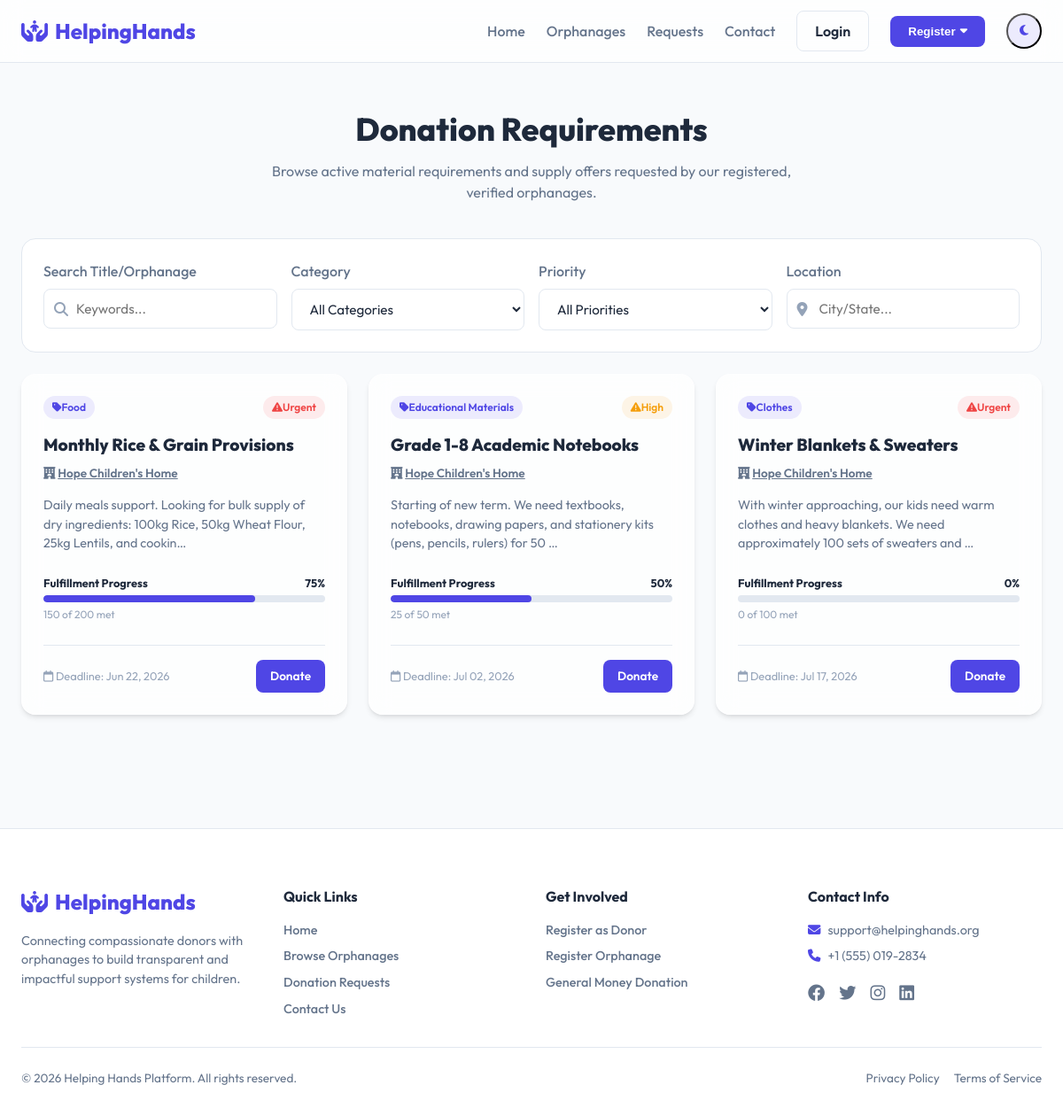
/donations/requests/, run on the app's committed database.
### donations/models.py (models this page shows, shortened)
class DonationRequest(models.Model):
    PRIORITY_CHOICES = [
        ('Low', 'Low'),
        ('Medium', 'Medium'),
        ('High', 'High'),
        ('Urgent', 'Urgent'),
    ]
    STATUS_CHOICES = [
        ('Open', 'Open'),
        ('In Progress', 'In Progress'),
        ('Completed', 'Completed'),
    ]
    orphanage = models.ForeignKey(OrphanageProfile, on_delete=models.CASCADE, related_name='requests')
    title = models.CharField(max_length=200)
    category = models.ForeignKey(Category, on_delete=models.SET_NULL, null=True, related_name='requests')
    description = models.TextField()
    quantity_needed = models.IntegerField()
    quantity_fulfilled = models.IntegerField(default=0)
    priority = models.CharField(max_length=15, choices=PRIORITY_CHOICES, default='Medium')
    deadline = models.DateField()
    image = models.ImageField(upload_to='requests/', null=True, blank=True)
    status = models.CharField(max_length=15, choices=STATUS_CHOICES, default='Open')
    created_at = models.DateTimeField(auto_now_add=True)
    @property
    def fulfillment_percentage(self):
        if self.quantity_needed <= 0:
            return 100
        pct = (self.quantity_fulfilled / self.quantity_needed) * 100
        return min(int(pct), 100)

class Category(models.Model):
    name = models.CharField(max_length=50, unique=True)
    slug = models.SlugField(max_length=60, unique=True, blank=True)
    icon = models.CharField(max_length=50, help_text="FontAwesome icon class, e.g., fa-utensils")
    class Meta:
        verbose_name_plural = "Categories"

### accounts/models.py (models this page shows, shortened)
class OrphanageProfile(models.Model):
    user = models.OneToOneField(User, on_delete=models.CASCADE, related_name='orphanage_profile')
    orphanage_name = models.CharField(max_length=200)
    phone = models.CharField(max_length=20)
    address = models.TextField()
    description = models.TextField()
    registration_certificate = models.FileField(upload_to='certificates/')
    profile_image = models.ImageField(upload_to='orphanages/profiles/')
    is_approved = models.BooleanField(default=False)

### donations/views.py (the view, shortened to what this page needs)
# urls.py: path('requests/', views.request_list, name='request_list'),
def request_list(request):
    categories = Category.objects.all()
    requests = DonationRequest.objects.filter(status__in=['Open', 'In Progress']).order_by('-created_at')
    return render(request, 'donations/request_list.html', {'requests': requests, 'categories': categories})

### core/context_processors.py (called while the page is built)
def notification_context(request):
    if request.user.is_authenticated:
        notifications = Notification.objects.filter(recipient=request.user, is_read=False)
        return {
            'unread_notifications_count': notifications.count(),
            'unread_notifications': notifications[:5]
        }
    return {
        'unread_notifications_count': 0,
        'unread_notifications': []
    }

### templates/donations/request_list.html (shortened to what this page needs)
{% extends 'base.html' %}
{% block content %}
<div class="container" style="padding-top: 3rem; padding-bottom: 4rem;">
    <div style="margin-bottom: 2.5rem; text-align: center;">
        <h1 style="font-size: 2.25rem; font-weight: 800;">Donation Requirements</h1>
        <p style="color: var(--text-secondary); max-width: 600px; margin: 0.5rem auto 0 auto;">Browse active material requirements and supply offers requested by our registered, verified orphanages.</p>
    </div>
    <div class="search-sidebar">
        <form id="search-form" data-endpoint="{% url 'request_list' %}" data-target="requests-container">
            <div class="filter-grid">
                <div class="form-group" style="margin-bottom: 0;">
                    <label for="search-input">Search Title/Orphanage</label>
                    <div style="position: relative;">
                        <i class="fa-solid fa-magnifying-glass" style="position: absolute; left: 12px; top: 50%; transform: translateY(-50%); color: var(--text-light);"></i>
                        <input type="text" id="search-input" name="q" class="form-control" style="padding-left: 2.25rem;" placeholder="Keywords...">
                    </div>
                </div>
                <div class="form-group" style="margin-bottom: 0;">
                    <label for="category-filter">Category</label>
                    <select id="category-filter" name="category" class="form-control">
                        <option value="">All Categories</option>
                    </select>
                </div>
                <div class="form-group" style="margin-bottom: 0;">
                    <label for="priority-filter">Priority</label>
                    <select id="priority-filter" name="priority" class="form-control">
                        <option value="">All Priorities</option>
                    </select>
                </div>
                <div class="form-group" style="margin-bottom: 0;">
                    <label for="location-filter">Location</label>
                    <div style="position: relative;">
                        <i class="fa-solid fa-location-dot" style="position: absolute; left: 12px; top: 50%; transform: translateY(-50%); color: var(--text-light);"></i>
                        <input type="text" id="location-filter" name="location" class="form-control" style="padding-left: 2.25rem;" placeholder="City/State...">
                    </div>
                </div>
            </div>
        </form>
    </div>
    <div id="requests-container" class="list-grid">
        {% include 'donations/includes/request_list_items.html' %}
    </div>
</div>
{% endblock %}

### templates/donations/includes/request_list_items.html
{% if requests %}
    {% for req in requests %}
        <div class="glass-card" style="display: flex; flex-direction: column; justify-content: space-between; min-height: 380px;">
            <div>
                <div style="display: flex; justify-content: space-between; align-items: center; margin-bottom: 1rem;">
                    <span class="badge badge-medium" style="background-color: var(--primary-light); color: var(--primary);"><i class="fa-solid fa-tag"></i> {{ req.category.name|default:"General" }}</span>
                    <span class="badge
                        {% if req.priority == 'Low' %}badge-low
                        {% elif req.priority == 'Medium' %}badge-medium
                        {% elif req.priority == 'High' %}badge-high
                        {% else %}badge-urgent{% endif %}">
                        <i class="fa-solid fa-triangle-exclamation"></i> {{ req.priority }}
                    </span>
                </div>
                <h3 style="font-weight: 800; font-size: 1.2rem; margin-bottom: 0.5rem; line-height: 1.4;">
                    <a href="{% url 'request_detail' req.id %}" style="color: var(--text-primary);">{{ req.title }}</a>
                </h3>
                <p style="font-size: 0.85rem; color: var(--text-secondary); font-weight: 600; margin-bottom: 1rem;">
                    <i class="fa-solid fa-hotel"></i>
                    <a href="{% url 'orphanage_detail' req.orphanage.id %}" style="text-decoration: underline;">{{ req.orphanage.orphanage_name }}</a>
                </p>
                <p style="color: var(--text-secondary); font-size: 0.9rem; line-height: 1.5; margin-bottom: 1.5rem;">
                    {{ req.description|truncatechars:120 }}
                </p>
            </div>
            <div>
                <div style="margin-bottom: 1.5rem;">
                    <div style="display: flex; justify-content: space-between; font-size: 0.8rem; font-weight: 700; margin-bottom: 0.25rem;">
                        <span>Fulfillment Progress</span>
                        <span>{{ req.fulfillment_percentage }}%</span>
                    </div>
                    <div class="progress-bar-container" style="margin: 0;">
                        <div class="progress-bar" style="width: {{ req.fulfillment_percentage }}%;"></div>
                    </div>
                    <small style="font-size: 0.75rem; color: var(--text-light);">{{ req.quantity_fulfilled }} of {{ req.quantity_needed }} met</small>
                </div>
                <div style="display: flex; justify-content: space-between; align-items: center; border-top: 1px solid var(--border-color); padding-top: 1rem;">
                    <span style="font-size: 0.8rem; color: var(--text-light);"><i class="fa-regular fa-calendar"></i> Deadline: {{ req.deadline|date:"M d, Y" }}</span>
                    {% if req.status != 'Completed' %}
                        <a href="{% url 'request_detail' req.id %}" class="btn btn-primary" style="padding: 0.5rem 1rem; font-size: 0.85rem;">Donate</a>
                    {% else %}
                        <span class="badge badge-completed"><i class="fa-solid fa-circle-check"></i> Fulfilled</span>
                    {% endif %}
                </div>
            </div>
        </div>
    {% endfor %}
{% else %}
    <div style="grid-column: 1 / -1; text-align: center; color: var(--text-secondary); padding: 4rem 0;">
        <i class="fa-solid fa-clipboard-question" style="font-size: 3rem; color: var(--text-light); margin-bottom: 1rem;"></i>
        <p>No active donation requests match your search criteria.</p>
    </div>
{% endif %}

### static/css/style.css (style rules this page uses)
:root { --bg-primary: #f8fafc; --bg-secondary: #ffffff; --bg-sidebar: #0f172a; --text-primary: #1e293b; --text-secondary: #64748b; --text-light: #94a3b8; --primary: #4f46e5; --primary-hover: #4338ca; --primary-light: rgba(79, 70, 229, 0.1); --secondary: #f97316; --secondary-hover: #ea580c; --success: #10b981; --success-light: rgba(16, 185, 129, 0.1); --warning: #f59e0b; --warning-light: rgba(245, 158, 11, 0.1); --danger: #ef4444; --danger-light: rgba(239, 68, 68, 0.1); --info: #0ea5e9; --info-light: rgba(14, 165, 233, 0.1); --border-color: #e2e8f0; --shadow-sm: 0 1px 2px 0 rgba(0, 0, 0, 0.05); --shadow-md: 0 4px 6px -1px rgba(0, 0, 0, 0.1), 0 2px 4px -1px rgba(0, 0, 0, 0.06); --shadow-lg: 0 10px 15px -3px rgba(0, 0, 0, 0.1), 0 4px 6px -2px rgba(0, 0, 0, 0.05); --glass-bg: rgba(255, 255, 255, 0.75); --glass-border: rgba(255, 255, 255, 0.4); --glass-blur: 12px; }
* { margin: 0; padding: 0; box-sizing: border-box; transition: background-color 0.3s ease, border-color 0.3s ease; }
body { font-family: 'Outfit', sans-serif; background-color: var(--bg-primary); color: var(--text-primary); line-height: 1.5; overflow-x: hidden; }
a { color: inherit; text-decoration: none; }
.container { max-width: 1280px; margin: 0 auto; padding: 0 1.5rem; }
.glass-card { background: var(--glass-bg); backdrop-filter: blur(var(--glass-blur)); -webkit-backdrop-filter: blur(var(--glass-blur)); border: 1px solid var(--glass-border); border-radius: 1rem; padding: 1.5rem; box-shadow: var(--shadow-md); transition: transform 0.3s cubic-bezier(0.4, 0, 0.2, 1), box-shadow 0.3s ease; }
.btn { display: inline-flex; align-items: center; justify-content: center; gap: 0.5rem; padding: 0.625rem 1.25rem; border-radius: 0.5rem; font-weight: 600; cursor: pointer; border: none; transition: all 0.2s ease; }
.btn-primary { background-color: var(--primary); color: #ffffff; }
.badge { display: inline-flex; align-items: center; padding: 0.25rem 0.625rem; border-radius: 9999px; font-size: 0.75rem; font-weight: 600; }
.badge-medium { background-color: var(--info-light); color: var(--info); }
.badge-high { background-color: var(--warning-light); color: var(--warning); }
.badge-urgent { background-color: var(--danger-light); color: var(--danger); }
.form-group { margin-bottom: 1.5rem; }
.form-group label { display: block; font-weight: 500; color: var(--text-secondary); margin-bottom: 0.5rem; }
.form-control { width: 100%; padding: 0.75rem 1rem; border-radius: 0.5rem; border: 1px solid var(--border-color); background-color: var(--bg-secondary); color: var(--text-primary); font-family: inherit; font-size: 0.95rem; outline: none; }
.list-grid { display: grid; grid-template-columns: 1fr; gap: 1.5rem; margin-top: 1.5rem; }
@media (min-width: 768px) { .list-grid { grid-template-columns: repeat(2, 1fr); } }
@media (min-width: 992px) { .list-grid { grid-template-columns: repeat(3, 1fr); } }
.search-sidebar { background: var(--bg-secondary); border: 1px solid var(--border-color); border-radius: 1rem; padding: 1.5rem; margin-bottom: 1.5rem; }
.filter-grid { display: grid; grid-template-columns: 1fr; gap: 1rem; }
@media (min-width: 768px) { .filter-grid { grid-template-columns: repeat(4, 1fr); } }
.progress-bar-container { background-color: var(--border-color); border-radius: 9999px; height: 8px; width: 100%; overflow: hidden; margin: 0.5rem 0; }
.progress-bar { background-color: var(--primary); height: 100%; border-radius: 9999px; }

### data on the page
DonationRequest: category.name "Food", priority "Urgent", title "Monthly Rice & Grain Provisions", orphanage.orphanage_name "Hope Children's Home", description "Daily meals support. Looking for bulk supply of dry ingredients: 100kg Rice, 50kg Wheat Flour, 25kg Lentils, and cookin…", fulfillment_percentage "75", quantity_fulfilled "150", quantity_needed "200", deadline "Jun 22, 2026", status "Donate"
DonationRequest: category.name "Educational Materials", priority "High", title "Grade 1-8 Academic Notebooks", orphanage.orphanage_name "Hope Children's Home", description "Starting of new term. We need textbooks, notebooks, drawing papers, and stationery kits (pens, pencils, rulers) for 50 …", fulfillment_percentage "50", quantity_fulfilled "25", quantity_needed "50", deadline "Jul 02, 2026", status "Donate"
DonationRequest: category.name "Clothes", priority "Urgent", title "Winter Blankets & Sweaters", orphanage.orphanage_name "Hope Children's Home", description "With winter approaching, our kids need warm clothes and heavy blankets. We need approximately 100 sets of sweaters and …", fulfillment_percentage "0", quantity_fulfilled "0", quantity_needed "100", deadline "Jul 17, 2026", status "Donate"
